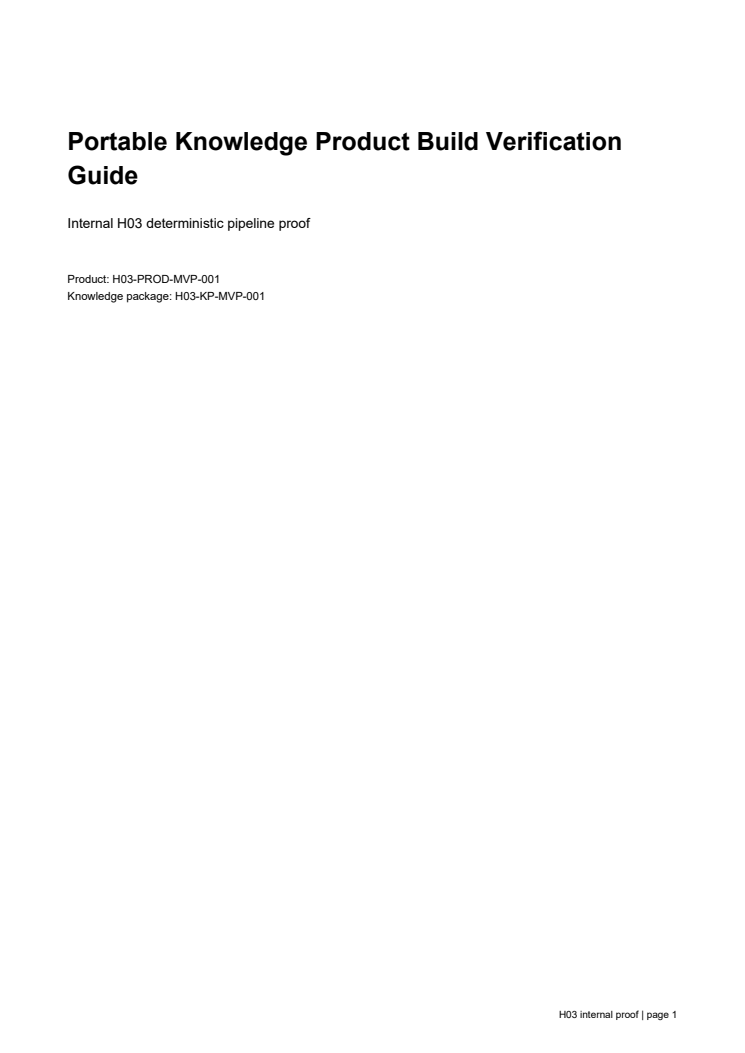
#> input picture company/h03/evidence/H03-MVP-001/renders/page-1.png, 745 x 1053 px
$ python -i fa124_cartoon_evaluator.py   (imports and definitions only)
#> lines starting #> are read from the running program, lines starting #| are printed output that depends on the picture; after the words box and inside, x2 and y2 are one past the last pixel; in counts of white or black regions, pixels touching at a corner belong together
from __future__ import annotations
import hashlib,json,os,shutil,statistics,subprocess
from pathlib import Path
from typing import Any
from PIL import Image,ImageChops

class Fa124CartoonEvaluationError(RuntimeError):
    def __init__(self,code:str,message:str):super().__init__(f'{code}: {message}');self.code=code

# [5 lines left out: function sha256_file, not called in this run]

def _dhash_image(im:Image.Image)->int:
    g=im.convert('L').resize((9,8),Image.Resampling.LANCZOS);px=list(g.getdata());v=0
    for y in range(8):
        for x in range(8):v=(v<<1)|int(px[y*9+x]>px[y*9+x+1])
    return v

def dhash(path:Path)->int:
    with Image.open(path) as im:return _dhash_image(im)

def object_dhash(path:Path)->int:
    with Image.open(path) as im:
#> im is the input picture: PIL image 745x1053 L; min 0, max 255, mean 252.8
        rgb=im.convert('RGB');diff=ImageChops.difference(rgb,Image.new('RGB',rgb.size,(255,255,255))).convert('L');mask=diff.point(lambda x:255 if x>=18 else 0);bbox=mask.getbbox()
#> after `diff = ImageChops.difference(rgb, Image.new('RGB', rgb.size, (255, 255`:
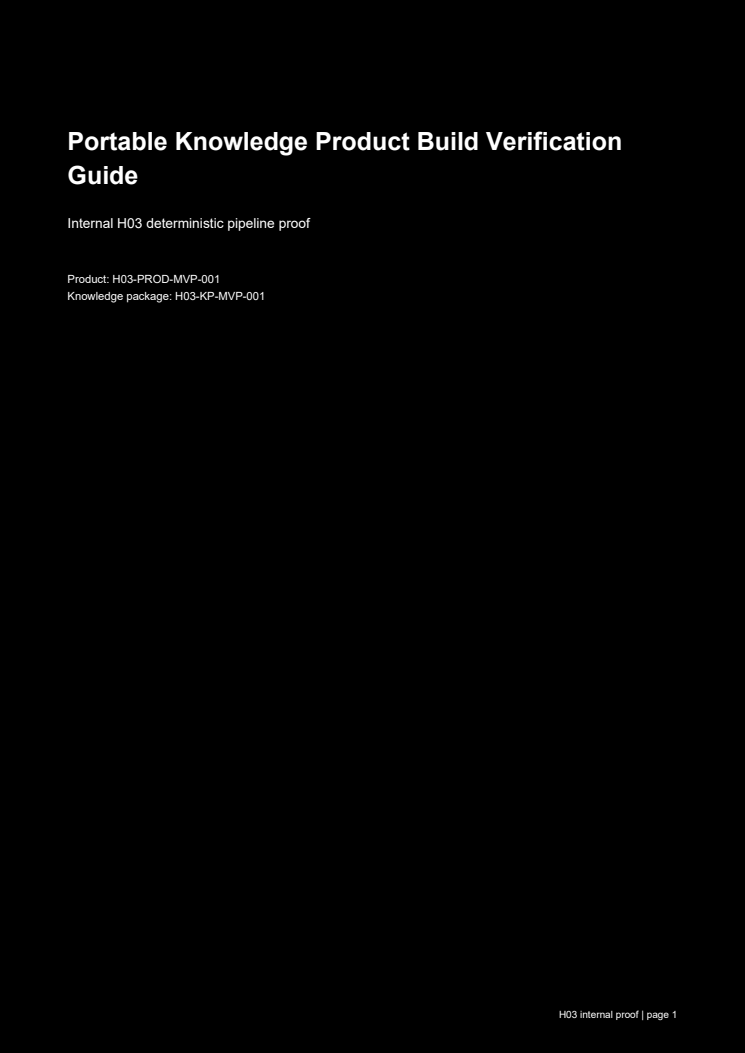
#> diff: PIL image 745x1053 L; min 0, max 255, mean 2.2
#> after `mask = diff.point(lambda x: 255 if x >= 18 else 0)`:
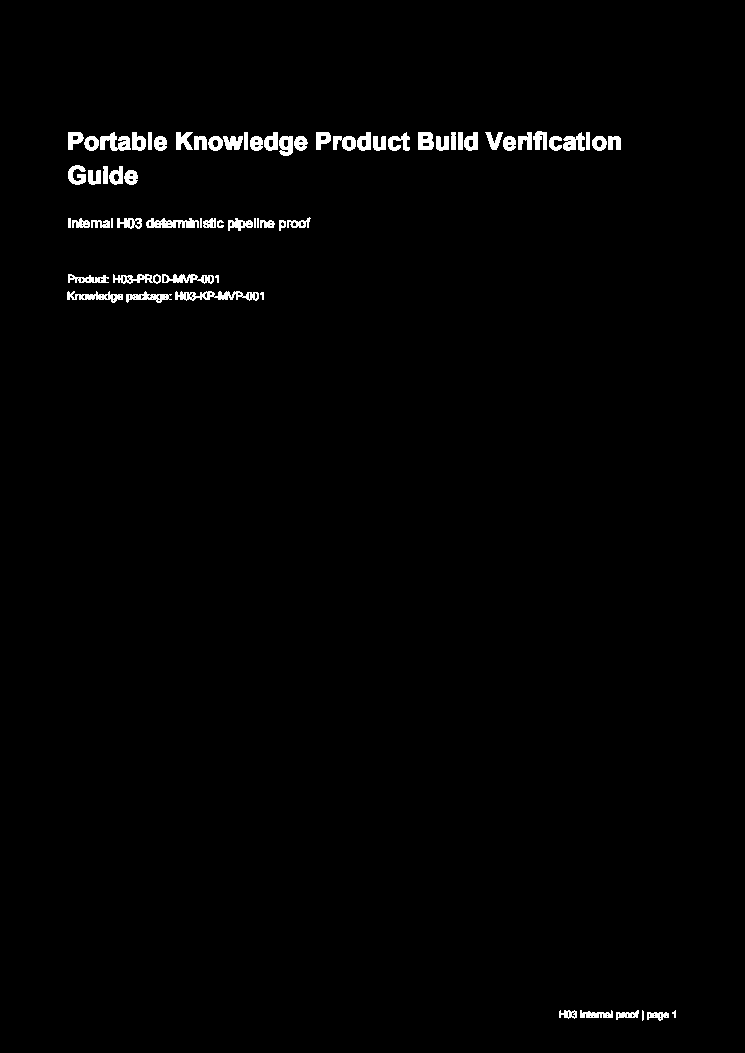
#> mask: PIL image 745x1053 L; 1.3% white; 68 white regions (1 under 20 px), largest, box (x1, y1, x2, y2) and area: (175, 291, 259, 301) 475, (146, 218, 199, 228) 355, (100, 132, 131, 151) 344
#> after `bbox = mask.getbbox()`: bbox = (67, 131, 676, 1021)
        if not bbox:return _dhash_image(rgb)
        x0,y0,x1,y1=bbox;pad=max(4,int(max(x1-x0,y1-y0)*.05));crop=rgb.crop((max(0,x0-pad),max(0,y0-pad),min(rgb.width,x1+pad),min(rgb.height,y1+pad)))
#> after `x0, y0, x1, y1 = bbox`: x0 = 67; y0 = 131; x1 = 676; y1 = 1021
#> after `pad = max(4, int(max(x1 - x0, y1 - y0) * 0.05))`: pad = 44
#> after `crop = rgb.crop((max(0, x0 - pad), max(0, y0 - pad), min(rgb.width, x1`:
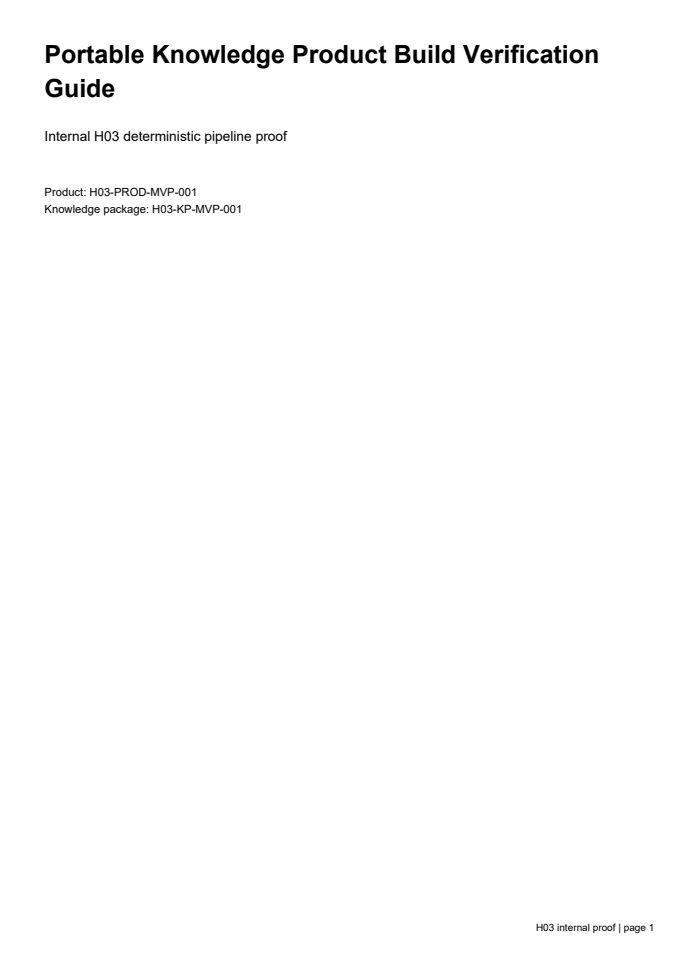
#> crop: PIL image 697x966 RGB; min 0, max 255, mean 252.5
        return _dhash_image(crop)
#> in _dhash_image, `px = list(g.getdata())`: px = 72 values, max 255 at index 8, min 226 at index 1, mean 252.2
#> after the loop in _dhash_image, `for y in range(8):`: v = 12430075709030924294

def hamming(a:int,b:int)->int:return (a^b).bit_count()
def atomic_json(path:Path,value:Any)->None:
    path.parent.mkdir(parents=True,exist_ok=True);tmp=path.with_name(path.name+f'.tmp-{os.getpid()}');tmp.write_text(json.dumps(value,indent=2,sort_keys=True,ensure_ascii=False)+'\n');os.replace(tmp,path)
# [6 lines left out: function load_canonical_json, not called in this run]
def percentile(values:list[float],q:float)->float|None:
    if not values:return None
    xs=sorted(values);idx=min(len(xs)-1,max(0,int(round((len(xs)-1)*q))));return round(xs[idx],3)

# [55 lines left out: function evaluate_fa124_cartoon, not called in this run]

>>> result = object_dhash('../../h03/evidence/H03-MVP-001/renders/page-1.png')
#> result = 12430075709030924294

$ run again, on company/h03/evidence/H03-MVP-001/renders/page-2.png
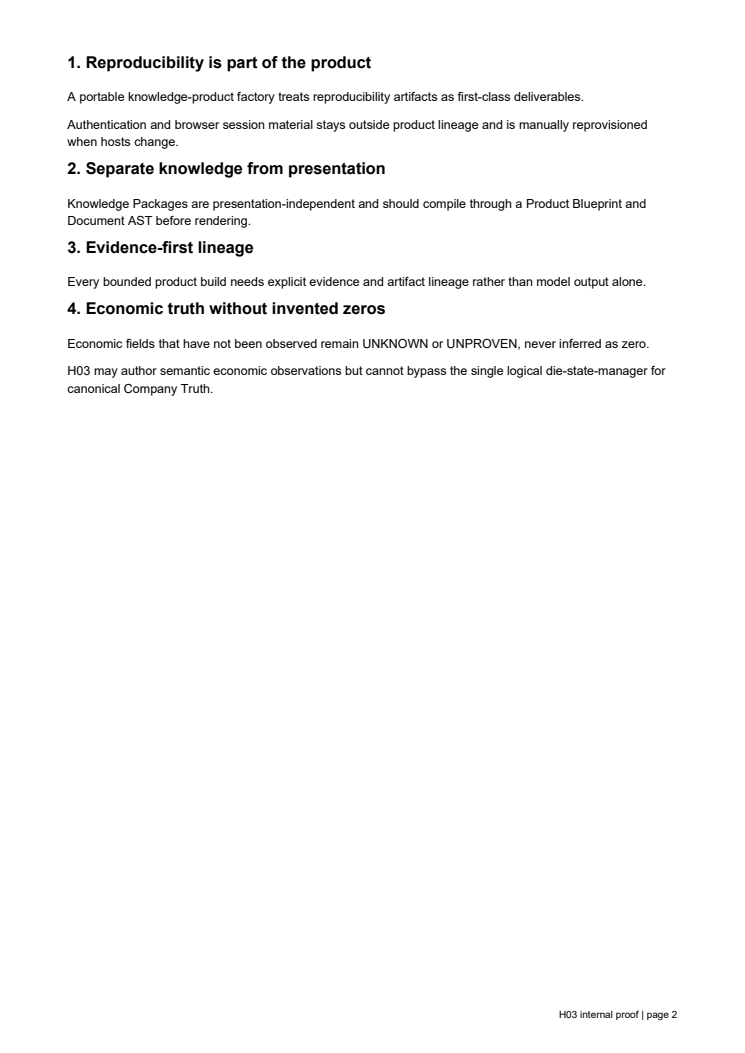
#> input picture company/h03/evidence/H03-MVP-001/renders/page-2.png, 745 x 1053 px
#> in object_dhash, im is the input picture: PIL image 745x1053 L; min 0, max 255, mean 249.8
#> in object_dhash, `mask = diff.point(lambda x: 255 if x >= 18 else 0)`:
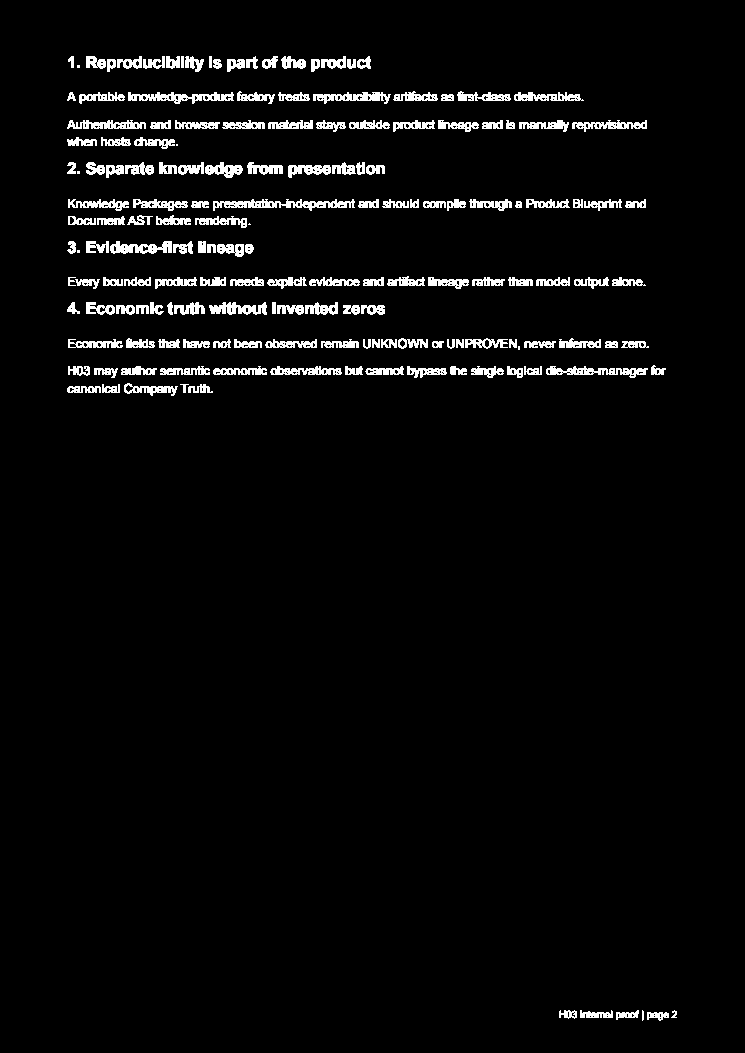
#> mask: PIL image 745x1053 L; 3.8% white; 167 white regions (6 under 20 px), largest, box (x1, y1, x2, y2) and area: (213, 199, 355, 211) 812, (128, 92, 234, 104) 636, (546, 366, 648, 378) 577
#> bbox = (67, 56, 677, 1021)
#> x0 = 67; y0 = 56; x1 = 677; y1 = 1021
#> pad = 48
#> in object_dhash, `crop = rgb.crop((max(0, x0 - pad), max(0, y0 - pad), min(rgb.width, x1`:
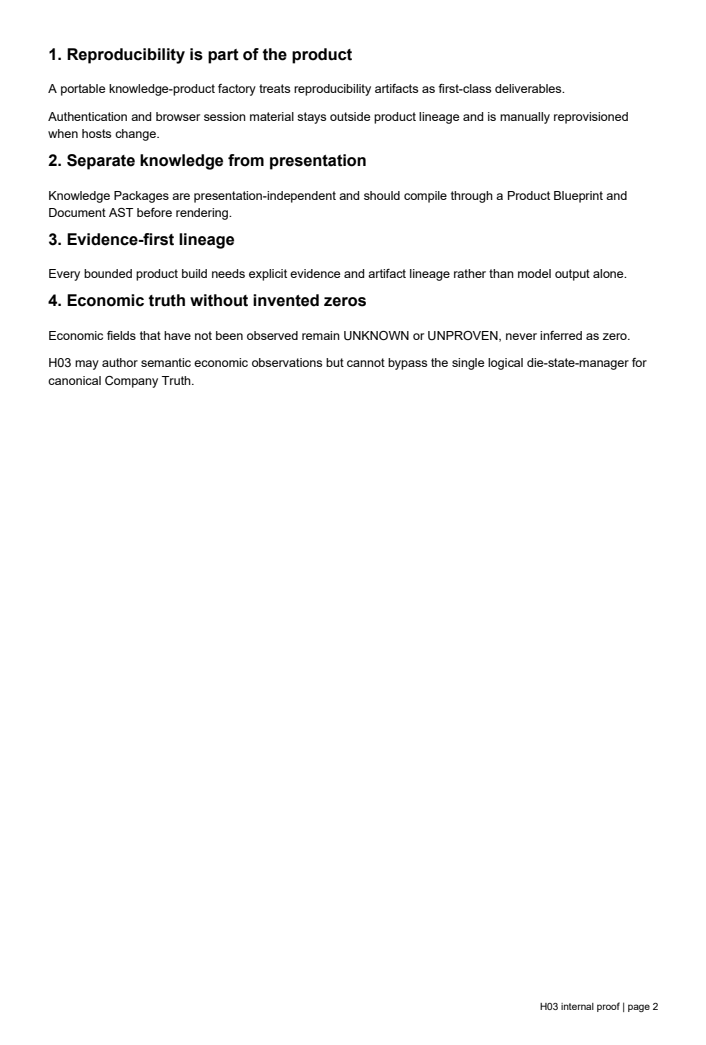
#> crop: PIL image 706x1045 RGB; min 0, max 255, mean 249.4
#> px = 72 values, max 255 at index 8, min 219 at index 10, mean 249.1
#> after the loop in _dhash_image, `for y in range(8):`: v = 11853615575202791430
